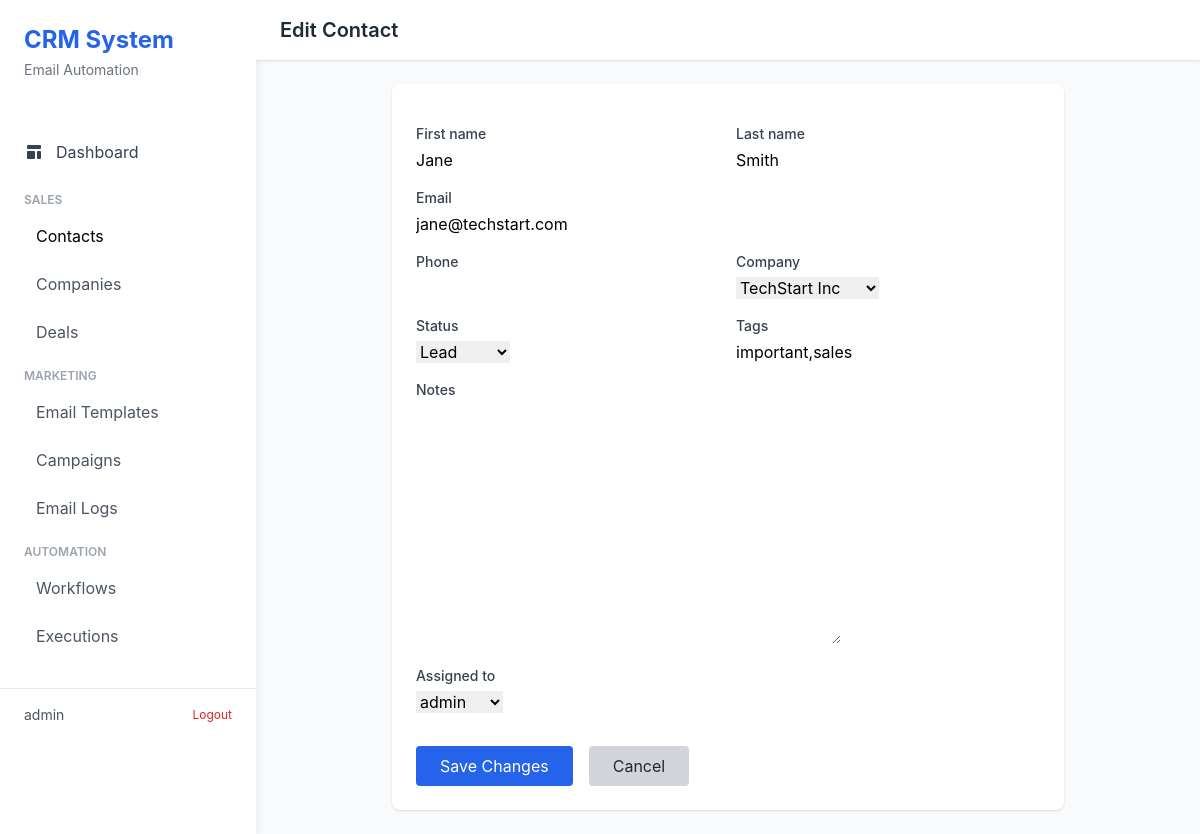
Page /contacts/2/edit/ (signed in) on the committed database.
### contacts/models.py (models this page shows, shortened)
class Contact(models.Model):
    STATUS_CHOICES = [
        ('lead', 'Lead'),
        ('prospect', 'Prospect'),
        ('customer', 'Customer'),
        ('archived', 'Archived'),
    ]
    first_name = models.CharField(max_length=255)
    last_name = models.CharField(max_length=255)
    email = models.EmailField(unique=True)
    phone = models.CharField(max_length=20, blank=True, null=True)
    company = models.ForeignKey(Company, on_delete=models.SET_NULL, null=True, blank=True, related_name='contacts')
    status = models.CharField(max_length=20, choices=STATUS_CHOICES, default='lead')
    tags = models.CharField(max_length=500, blank=True, help_text="Comma-separated tags")
    notes = models.TextField(blank=True)
    assigned_to = models.ForeignKey(User, on_delete=models.SET_NULL, null=True, blank=True, related_name='assigned_contacts')
    created_at = models.DateTimeField(auto_now_add=True)
    updated_at = models.DateTimeField(auto_now=True)
    class Meta:
        ordering = ['-created_at']

### contacts/views.py (the view)
# urls.py: path('<int:pk>/edit/', views.ContactUpdateView.as_view(), name='contact_update'),
class ContactUpdateView(LoginRequiredMixin, UpdateView):
    model = Contact
    template_name = 'contacts/contact_form.html'
    fields = ['first_name', 'last_name', 'email', 'phone', 'company', 'status', 'tags', 'notes', 'assigned_to']
    success_url = reverse_lazy('contacts:contact_list')

### contacts/models.py (called while the page is built)
    def __str__(self):
        return self.name

### templates/contacts/contact_form.html (shortened to what this page needs)
{% extends 'base.html' %}
{% block header %}{% if contact %}Edit Contact{% else %}New Contact{% endif %}{% endblock %}
{% block content %}
<div class="bg-white rounded-lg shadow p-6 max-w-2xl mx-auto">
    <form method="post" class="space-y-4">
        <div class="grid grid-cols-2 gap-4">
            <div>
                <label class="block text-sm font-medium text-gray-700 mb-1">{{ form.first_name.label }}</label>
                {{ form.first_name }}
            </div>
            <div>
                <label class="block text-sm font-medium text-gray-700 mb-1">{{ form.last_name.label }}</label>
                {{ form.last_name }}
            </div>
        </div>
        <div>
            <label class="block text-sm font-medium text-gray-700 mb-1">{{ form.email.label }}</label>
            {{ form.email }}
        </div>
        <div class="grid grid-cols-2 gap-4">
            <div>
                <label class="block text-sm font-medium text-gray-700 mb-1">{{ form.phone.label }}</label>
                {{ form.phone }}
            </div>
            <div>
                <label class="block text-sm font-medium text-gray-700 mb-1">{{ form.company.label }}</label>
                {{ form.company }}
            </div>
        </div>
        <div class="grid grid-cols-2 gap-4">
            <div>
                <label class="block text-sm font-medium text-gray-700 mb-1">{{ form.status.label }}</label>
                {{ form.status }}
            </div>
            <div>
                <label class="block text-sm font-medium text-gray-700 mb-1">{{ form.tags.label }}</label>
                {{ form.tags }}
            </div>
        </div>
        <div>
            <label class="block text-sm font-medium text-gray-700 mb-1">{{ form.notes.label }}</label>
            {{ form.notes }}
        </div>
        {% if contact and form.assigned_to %}
            <div>
                <label class="block text-sm font-medium text-gray-700 mb-1">{{ form.assigned_to.label }}</label>
                {{ form.assigned_to }}
            </div>
        {% endif %}
        <div class="flex gap-4 pt-4">
            <button type="submit" class="px-6 py-2 bg-blue-600 text-white rounded hover:bg-blue-700">
                {% if contact %}Save Changes{% else %}Create Contact{% endif %}
            </button>
            <a href="{% url 'contacts:contact_list' %}" class="px-6 py-2 bg-gray-300 text-gray-800 rounded hover:bg-gray-400">
                Cancel
            </a>
        </div>
    </form>
</div>
{% endblock %}

### templates/base.html (shortened to what this page needs)
<!DOCTYPE html>
<html lang="en">
<head>
    <script src="https://cdn.tailwindcss.com"></script>
</head>
<body class="bg-gray-50">
    <div class="flex h-screen">
        <div class="w-64 bg-white shadow-lg overflow-y-auto">
            <div class="p-6">
                <h1 class="text-2xl font-bold text-blue-600">CRM System</h1>
                <p class="text-sm text-gray-500 mt-1">Email Automation</p>
            </div>
            <nav class="mt-6">
                <a href="{% url 'dashboard' %}" class="block px-6 py-3 {% if request.resolver_match.url_name == 'dashboard' %}sidebar-active{% else %}text-gray-700 hover:bg-gray-100{% endif %}">
                    <span class="flex items-center">
                        Dashboard
                    </span>
                </a>
                <div class="mt-4 px-6">
                    <p class="text-xs font-semibold text-gray-400 uppercase">Sales</p>
                    <a href="{% url 'contacts:contact_list' %}" class="block mt-2 px-3 py-2 rounded {% if request.resolver_match.app_name == 'contacts' %}sidebar-active{% else %}text-gray-600 hover:bg-gray-100{% endif %}">
                        Contacts
                    </a>
                    <a href="{% url 'contacts:company_list' %}" class="block mt-2 px-3 py-2 rounded {% if request.resolver_match.url_name == 'company_list' %}sidebar-active{% else %}text-gray-600 hover:bg-gray-100{% endif %}">
                        Companies
                    </a>
                    <a href="{% url 'deals:deal_list' %}" class="block mt-2 px-3 py-2 rounded {% if request.resolver_match.app_name == 'deals' %}sidebar-active{% else %}text-gray-600 hover:bg-gray-100{% endif %}">
                        Deals
                    </a>
                </div>
                <div class="mt-4 px-6">
                    <p class="text-xs font-semibold text-gray-400 uppercase">Marketing</p>
                    <a href="{% url 'emails:template_list' %}" class="block mt-2 px-3 py-2 rounded {% if request.resolver_match.url_name == 'template_list' %}sidebar-active{% else %}text-gray-600 hover:bg-gray-100{% endif %}">
                        Email Templates
                    </a>
                    <a href="{% url 'emails:campaign_list' %}" class="block mt-2 px-3 py-2 rounded {% if request.resolver_match.url_name == 'campaign_list' %}sidebar-active{% else %}text-gray-600 hover:bg-gray-100{% endif %}">
                        Campaigns
                    </a>
                    <a href="{% url 'emails:log_list' %}" class="block mt-2 px-3 py-2 rounded {% if request.resolver_match.url_name == 'log_list' %}sidebar-active{% else %}text-gray-600 hover:bg-gray-100{% endif %}">
                        Email Logs
                    </a>
                </div>
                <div class="mt-4 px-6">
                    <p class="text-xs font-semibold text-gray-400 uppercase">Automation</p>
                    <a href="{% url 'automations:workflow_list' %}" class="block mt-2 px-3 py-2 rounded {% if request.resolver_match.url_name == 'workflow_list' %}sidebar-active{% else %}text-gray-600 hover:bg-gray-100{% endif %}">
                        Workflows
                    </a>
                    <a href="{% url 'automations:execution_list' %}" class="block mt-2 px-3 py-2 rounded {% if request.resolver_match.url_name == 'execution_list' %}sidebar-active{% else %}text-gray-600 hover:bg-gray-100{% endif %}">
                        Executions
                    </a>
                </div>
            </nav>
            <div class="mt-8 px-6 border-t pt-4">
                <div class="flex items-center justify-between">
                    <span class="text-sm text-gray-600">{{ user.username }}</span>
                    <a href="{% url 'account_logout' %}" class="text-xs text-red-600 hover:text-red-700">Logout</a>
                </div>
            </div>
        </div>
        <div class="flex-1 flex flex-col overflow-hidden">
            <header class="bg-white shadow">
                <div class="px-6 py-4 flex justify-between items-center">
                    <h2 class="text-xl font-semibold text-gray-800">{% block header %}Welcome{% endblock %}</h2>
                </div>
            </header>
            <main class="flex-1 overflow-auto">
                <div class="p-6">
                    {% block content %}{% endblock %}
                </div>
            </main>
        </div>
    </div>
</body>
</html>

### templates/base.html (style rules this page uses)
body { font-family: -apple-system, BlinkMacSystemFont, 'Segoe UI', Roboto, 'Helvetica Neue', Arial, sans-serif; }
.sidebar-active { @apply bg-blue-500 text-white; }

### templates/contacts/contact_form.html (style rules this page uses)
input[type="text"], input[type="email"], input[type="tel"], select, textarea { @apply w-full px-3 py-2 border border-gray-300 rounded focus:outline-none focus:ring-2 focus:ring-blue-500; }

### rows in the picture
Contact: first_name "Jane", last_name "Smith", email "jane@techstart.com", company "TechStart Inc", status "Lead", tags "important,sales", assigned_to "admin"

### other values in the picture
{{ user.username }} "admin"
